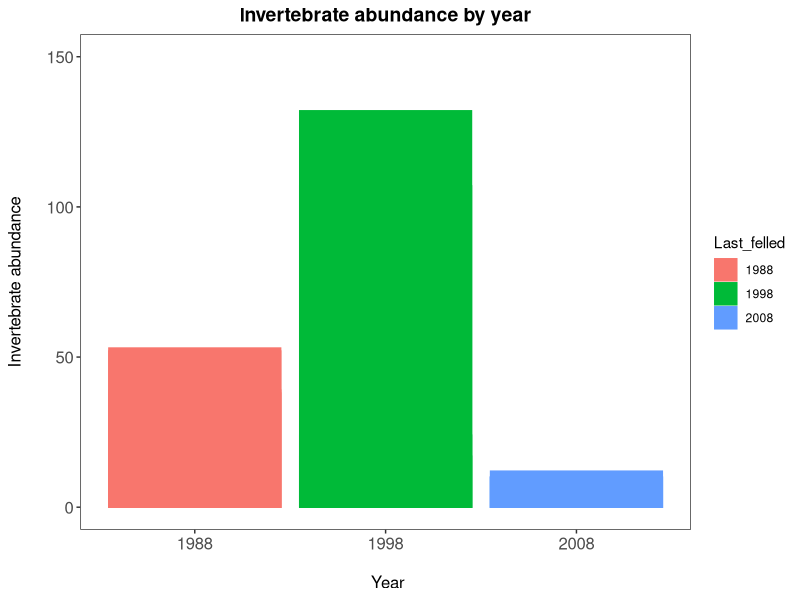
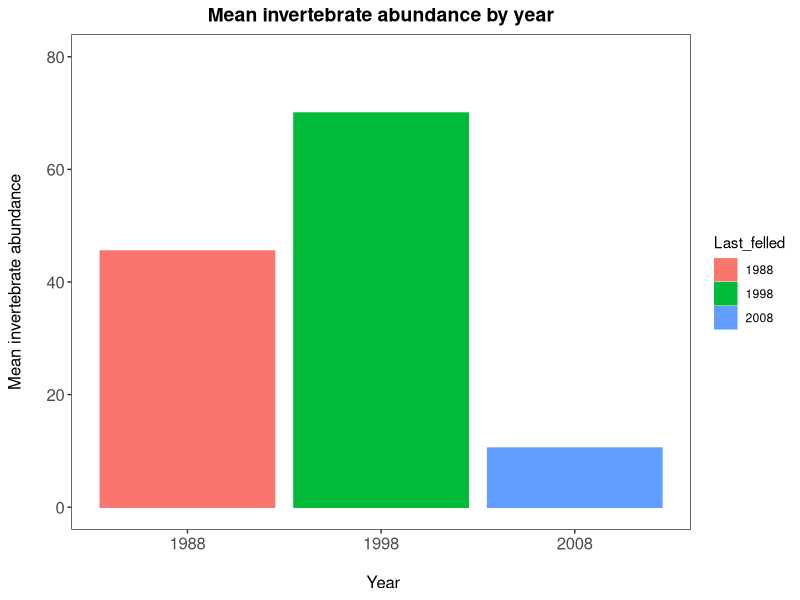

Generate these figures, in order, with R: (Note: this script raises an error after producing the figures.)
#Laura Barraclough
#Started: 01/02/2022
#email: s1729795@ed.ac.uk

#This script aims to make a bar plot to answer hypothesis 1
# Work flow

# 1. Load libraries and data frame
# 2. Make colour scheme
# 3. Make bar plot for Hypothesis 1
#   a. invertebrate abundance vs. mean dbh
#   b. margalefs or mehinicks richness index vs. mean dbh
#   c. simpsons evenness index vs. mean dbh
#   d. make these into a panel 

#1. Load libraries ----
library(tidyverse)
library(gridExtra)
#install.packages("gridExtra")

getwd()


#Load csv file
sum_data <- read.csv("sum_data2.csv")

View(sum_data)


#Check the data has loaded properly
head(sum_data)
tail(sum_data)
str(sum_data)
#looks promising but last felled needs to be a character and not an integer
sum_data$Last_felled <- as.character(sum_data$Last_felled)


#2. Make colour scheme ----
#install.packages("colourpicker")  #allows us to choose nice colours
cbbPalette <- c("#000000", "#E69F00", "#56B4E9", "#009E73", "#F0E442", "#0072B2", "#D55E00", "#CC79A7")

# To use for fills, add
#scale_fill_manual(values=cbbPalette)

# To use for line and point colors, add
#scale_colour_manual(values=cbbPalette)

#3. Attempt to make a bar plot ----
#  a.invertebrate abundance bar plot
# (i) original values
(abun_bar1 <- ggplot(sum_data, aes(x = Last_felled, y = Total_abundance, colour = Last_felled,
                      fill = Last_felled)) +
   geom_histogram(stat = "identity", position = "dodge") + 
   scale_y_continuous(limits = c(0, 150)) +
   labs(title = "Invertebrate abundance by year", 
        x = "\n Year", y = "Invertebrate abundance\n") + 
   theme_bw() +
   theme(panel.grid = element_blank(), 
         axis.text = element_text(size = 12), 
         axis.title = element_text(size = 12), 
         plot.title = element_text(size = 14, hjust = 0.5, face = "bold"))
)

#ggsave(abun_bar1, file= "Graphs/abun_bar1.png",width = 5, height = 5)

# (ii) mean values
summary1 <- dplyr :: select(sum_data, Last_felled, Total_abundance) %>% 
  group_by( ., Last_felled) %>% 
  summarise( ., mean.abun = mean(Total_abundance)) %>% 
  mutate( ., standard.dev = sd(mean.abun)) %>% 
  ungroup()

  #still need to add standard deviation to this
  
  # plotting this 
  (mean.abun_bar1 <- ggplot(summary1, aes(x = Last_felled, y = mean.abun, colour = Last_felled,
                                     fill = Last_felled)) +
     geom_histogram(stat = "identity", position = "dodge") + 
     scale_y_continuous(limits = c(0, 80)) +
     labs(title = "Mean invertebrate abundance by year", 
          x = "\n Year", y = "Mean invertebrate abundance\n") + 
     theme_bw() +
     theme(panel.grid = element_blank(), 
           axis.text = element_text(size = 12), 
           axis.title = element_text(size = 12), 
           plot.title = element_text(size = 14, hjust = 0.5, face = "bold"))
  )
#ggsave(mean.abun_bar1, filename = "Graphs/hyp1-3abun.png", width = 5, height = 5)
#need to add error bars 

  #Attempt to make a function and add sd to the dataframe
#install.packages("plyr")
library(plyr)

data_summary <- function(data, varname, groupnames){
  require(plyr)
  summary_func <- function(x, col){
    c(mean = mean(x[[col]], na.rm=TRUE),
      sd = sd(x[[col]], na.rm=TRUE))
  }
  data_sum<-ddply(data, groupnames, .fun=summary_func,
                  varname)
  data_sum <- rename(data_sum, c("mean" = varname))
  return(data_sum)
}

summary2 <- dplyr :: select(sum_data, Last_felled, Total_abundance) %>% 
  group_by( ., Last_felled) %>% 
  data_summary( ., varname = "mean.abun", groupnames = "Last_felled")



# b. margalefs or mehinicks richness index vs. mean dbh
#margalef's index first


#menhinicks index next


#ggsave(menhiI_vs_mean.2, file= "Graphs/menhiI_vs_mean2.png", width = 5, height = 5)

# c. simpsons evenness index vs. mean dbh


#ggsave(simpsI_vs_mean.2, file= "Graphs/simpsI_vs_mean2.png", width = 5, height = 5)

# d. make these into a panel 
hyp1.2_panel <- grid.arrange(
  abun_vs_mean.2 + ggtitle("(a)") + 
    theme(plot.margin = unit(c(0.2,0.2,0.2,0.2), units = "cm")),
  margI_vs_mean.2 + ggtitle("(b)") + 
    theme(plot.margin = unit(c(0.2,0.2,0.2,0.2), units = "cm")),
  menhiI_vs_mean.2 + ggtitle("(c)") + 
    theme(plot.margin = unit(c(0.2,0.2,0.2,0.2), units = "cm")),
  simpsI_vs_mean.2 + ggtitle("(d)") + 
    theme(plot.margin = unit(c(0.2,0.2,0.2,0.2), units = "cm")),
  ncol = 2)

#ggsave(hyp1.2_panel, file= "Graphs/hyp1_panel2.png", width = 10, height = 10)